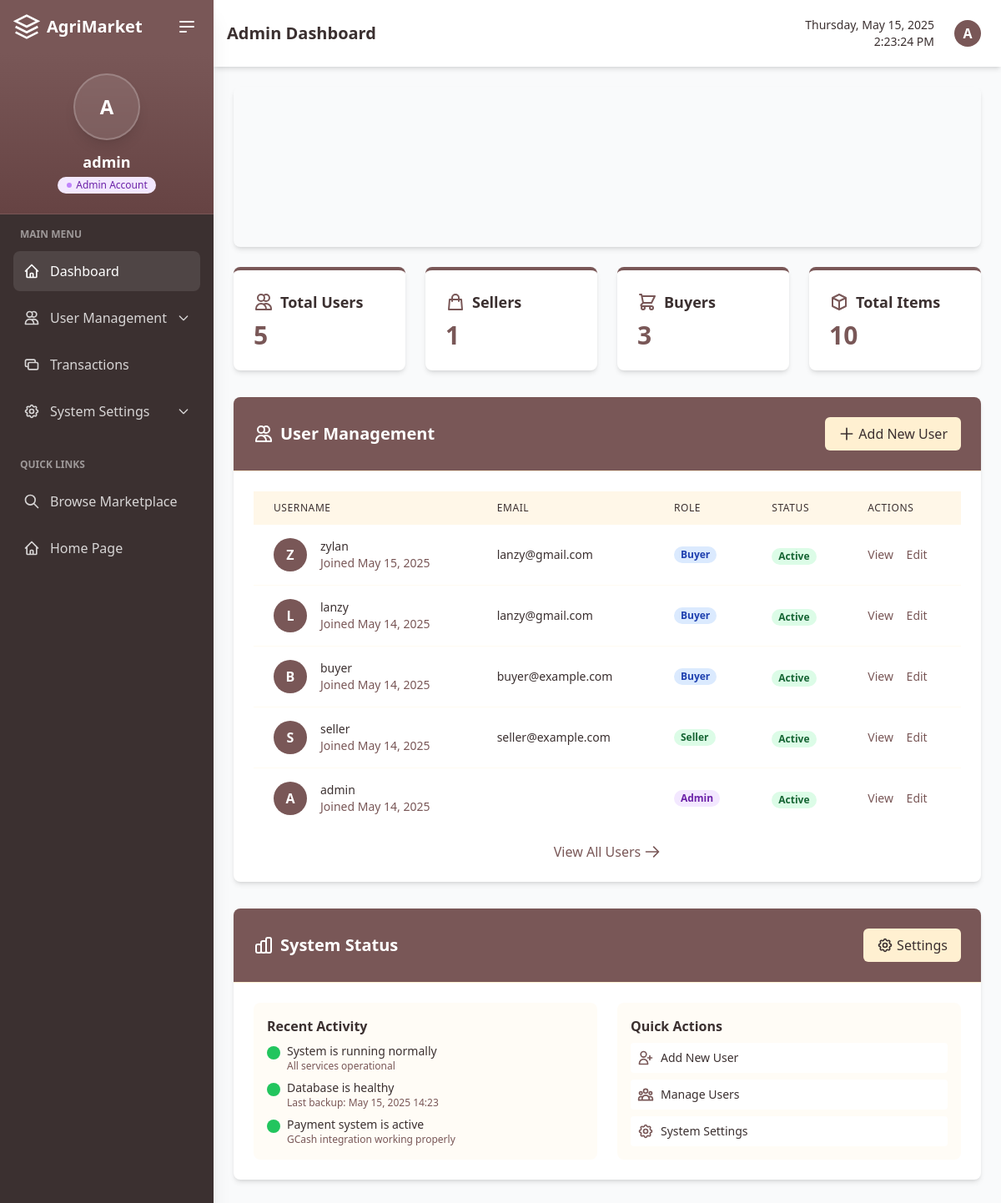
The app's page /custom-admin/dashboard/ (signed in), older data.
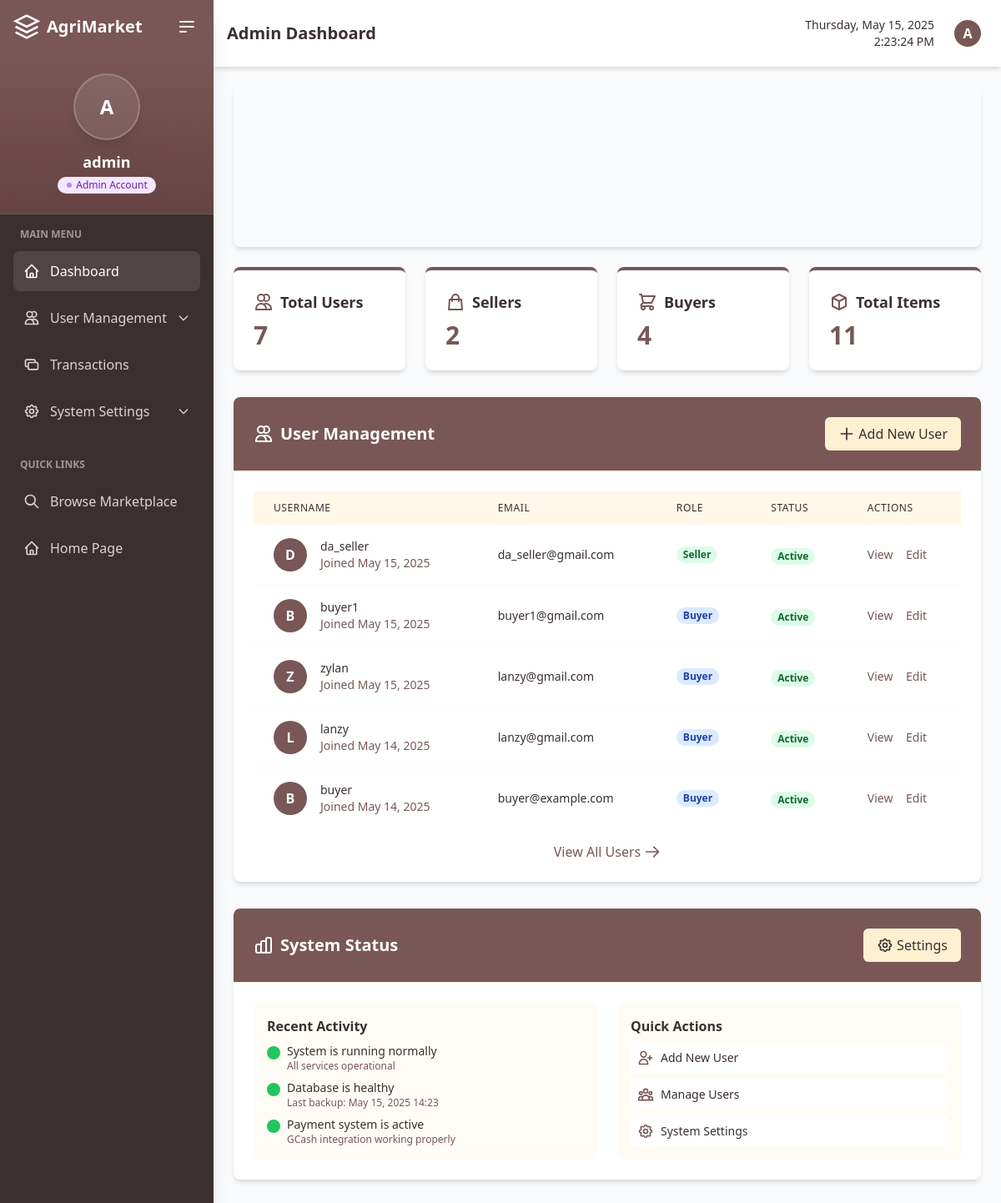
The same page, newer data.
### marketplace/models.py (models this page shows, shortened)
class User(AbstractUser):
    is_seller = models.BooleanField(default=False)
    is_buyer = models.BooleanField(default=False)
    is_approved = models.BooleanField(default=False, help_text="Indicates whether the user has been approved by an admin")
    profile_image = models.ImageField(upload_to='profile_images/', blank=True, null=True)
    phone_number = models.CharField(max_length=15, blank=True, null=True)
    address = models.CharField(max_length=255, blank=True, null=True)
    city = models.CharField(max_length=100, blank=True, null=True)
    business_name = models.CharField(max_length=100, blank=True, null=True)
    business_id = models.CharField(max_length=50, blank=True, null=True)
    terms_agreed = models.BooleanField(default=False)
    terms_agreed_date = models.DateTimeField(blank=True, null=True)

### marketplace/admin_views.py (the view)
# urls.py: path('custom-admin/dashboard/', admin_views.admin_dashboard, name='admin_dashboard'),
@login_required
@user_passes_test(is_admin)
def admin_dashboard(request):
    total_users = User.objects.count()
    total_sellers = User.objects.filter(is_seller=True).count()
    total_buyers = User.objects.filter(is_buyer=True).count()
    total_items = Item.objects.count()
    pending_approvals_count = User.objects.filter(is_active=False, is_approved=False).count()
    recent_users = User.objects.all().order_by('-date_joined')[:5]
    pending_users = User.objects.filter(is_active=False, is_approved=False).order_by('-date_joined')[:5]
    now = timezone.now()
    return render(request, 'admin/dashboard.html', {
        'total_users': total_users,
        'total_sellers': total_sellers,
        'total_buyers': total_buyers,
        'total_items': total_items,
        'recent_users': recent_users,
        'pending_approvals_count': pending_approvals_count,
        'pending_users': pending_users,
        'now': now
    })

### marketplace/admin_views.py (called while the page is built)
def is_admin(user):
    return user.is_authenticated and user.is_superuser

### marketplace/context_processors.py (called while the page is built, shortened)
def cart_processor(request):
    return {
        'active_cart': None,
        'cart': None,
        'cart_quantity': 0
    }

def notification_processor(request):
    return {
        'unread_notifications_count': 0,
        'recent_notifications': []
    }

### templates/admin/dashboard.html (shortened to what the changed rows need)
{% extends 'admin/admin_base.html' %}
{% load static %}
{% block page_title %}Admin Dashboard{% endblock %}
{% block dashboard_content %}
<div id="stats-overview" class="grid grid-cols-1 md:grid-cols-4 gap-6 mb-8"
     data-users="{{ total_users }}"
     data-sellers="{{ total_sellers }}"
     data-buyers="{{ total_buyers }}"
     data-items="{{ total_items }}">
    <div class="dashboard-card bg-white p-6 rounded-lg shadow-md border-t-4 border-agri-brown transform transition-all duration-300 hover:shadow-lg hover:-translate-y-1">
        <div class="flex items-center mb-2">
            <h2 class="text-lg font-semibold text-agri-brown-darker">Total Users</h2>
        </div>
        <p class="text-3xl font-bold text-agri-brown">{{ total_users }}</p>
    </div>
    <div class="dashboard-card bg-white p-6 rounded-lg shadow-md border-t-4 border-agri-brown transform transition-all duration-300 hover:shadow-lg hover:-translate-y-1">
        <div class="flex items-center mb-2">
            <svg xmlns="http://www.w3.org/2000/svg" class="h-6 w-6 text-agri-brown mr-2" fill="none" viewBox="0 0 24 24" stroke="currentColor">
                <path stroke-linecap="round" stroke-linejoin="round" stroke-width="2" d="M16 11V7a4 4 0 00-8 0v4M5 9h14l1 12H4L5 9z" />
            </svg>
            <h2 class="text-lg font-semibold text-agri-brown-darker">Sellers</h2>
        </div>
        <p class="text-3xl font-bold text-agri-brown">{{ total_sellers }}</p>
    </div>
    <div class="dashboard-card bg-white p-6 rounded-lg shadow-md border-t-4 border-agri-brown transform transition-all duration-300 hover:shadow-lg hover:-translate-y-1">
        <div class="flex items-center mb-2">
            <h2 class="text-lg font-semibold text-agri-brown-darker">Buyers</h2>
        </div>
        <p class="text-3xl font-bold text-agri-brown">{{ total_buyers }}</p>
    </div>
    <div class="dashboard-card bg-white p-6 rounded-lg shadow-md border-t-4 border-agri-brown transform transition-all duration-300 hover:shadow-lg hover:-translate-y-1">
        <div class="flex items-center mb-2">
            <svg xmlns="http://www.w3.org/2000/svg" class="h-6 w-6 text-agri-brown mr-2" fill="none" viewBox="0 0 24 24" stroke="currentColor">
                <path stroke-linecap="round" stroke-linejoin="round" stroke-width="2" d="M20 7l-8-4-8 4m16 0l-8 4m8-4v10l-8 4m0-10L4 7m8 4v10M4 7v10l8 4" />
            </svg>
            <h2 class="text-lg font-semibold text-agri-brown-darker">Total Items</h2>
        </div>
        <p class="text-3xl font-bold text-agri-brown">{{ total_items }}</p>
    </div>
</div>
<div class="dashboard-card bg-white rounded-lg shadow-md overflow-hidden mb-8">
    <div class="p-6 border-b border-agri-cream bg-agri-brown">
        <div class="flex justify-between items-center">
            <h2 class="text-xl font-semibold text-white flex items-center">
                <svg xmlns="http://www.w3.org/2000/svg" class="h-6 w-6 mr-2" fill="none" viewBox="0 0 24 24" stroke="currentColor">
                    <path stroke-linecap="round" stroke-linejoin="round" stroke-width="2" d="M12 4.354a4 4 0 110 5.292M15 21H3v-1a6 6 0 0112 0v1zm0 0h6v-1a6 6 0 00-9-5.197M13 7a4 4 0 11-8 0 4 4 0 018 0z" />
                </svg>
                User Management
            </h2>
        </div>
    </div>
    <div class="p-6">
        {% if recent_users %}
        <div class="overflow-x-auto">
            <table class="w-full">
                <thead class="bg-agri-cream/50">
                    <tr>
                        <th class="px-6 py-3 text-left text-xs font-medium text-agri-brown-darker uppercase tracking-wider">Username</th>
                        <th class="px-6 py-3 text-left text-xs font-medium text-agri-brown-darker uppercase tracking-wider">Email</th>
                        <th class="px-6 py-3 text-left text-xs font-medium text-agri-brown-darker uppercase tracking-wider">Role</th>
                        <th class="px-6 py-3 text-left text-xs font-medium text-agri-brown-darker uppercase tracking-wider">Status</th>
                        <th class="px-6 py-3 text-left text-xs font-medium text-agri-brown-darker uppercase tracking-wider">Actions</th>
                    </tr>
                </thead>
                <tbody class="divide-y divide-agri-cream/30">
                    {% for user in recent_users %}
                    <tr class="hover:bg-agri-cream/10">
                        <td class="px-6 py-4 whitespace-nowrap">
                            <div class="flex items-center">
                                <div class="flex-shrink-0 h-10 w-10 rounded-full bg-agri-brown flex items-center justify-center text-white font-bold">
                                    {{ user.username.0|upper }}
                                </div>
                                <div class="ml-4">
                                    <div class="text-sm font-medium text-agri-brown-darker">{{ user.username }}</div>
                                    <div class="text-sm text-agri-brown">Joined {{ user.date_joined|date:"M d, Y" }}</div>
                                </div>
                            </div>
                        </td>
                        <td class="px-6 py-4 whitespace-nowrap">
                            <div class="text-sm text-agri-brown-darker">{{ user.email }}</div>
                        </td>
                        <td class="px-6 py-4 whitespace-nowrap">
                            <div class="flex space-x-1">
                                {% if user.is_superuser %}
                                <span class="px-2 inline-flex text-xs leading-5 font-semibold rounded-full bg-purple-100 text-purple-800">
                                    Admin
                                </span>
                                {% endif %}
                                {% if user.is_seller %}
                                <span class="px-2 inline-flex text-xs leading-5 font-semibold rounded-full bg-green-100 text-green-800">
                                    Seller
                                </span>
                                {% endif %}
                                {% if user.is_buyer %}
                                <span class="px-2 inline-flex text-xs leading-5 font-semibold rounded-full bg-blue-100 text-blue-800">
                                    Buyer
                                </span>
                                {% endif %}
                            </div>
                        </td>
                        <td class="px-6 py-4 whitespace-nowrap">
                            {% if user.is_active %}
                            <span class="px-2 inline-flex text-xs leading-5 font-semibold rounded-full bg-green-100 text-green-800">
                                Active
                            </span>
                            {% else %}
                            <span class="px-2 inline-flex text-xs leading-5 font-semibold rounded-full bg-red-100 text-red-800">
                                Inactive
                            </span>
                            {% endif %}
                        </td>
                        <td class="px-6 py-4 whitespace-nowrap text-sm font-medium">
                            <a href="{% url 'user_detail' user.id %}" class="text-agri-brown hover:text-agri-brown-dark mr-3">View</a>
                            <a href="{% url 'user_edit' user.id %}" class="text-agri-brown hover:text-agri-brown-dark">Edit</a>
                        </td>
                    </tr>
                    {% endfor %}
                </tbody>
            </table>
        </div>
        {% endif %}
    </div>
</div>
<div class="dashboard-card bg-white rounded-lg shadow-md overflow-hidden mb-8">
    <div class="p-6 border-b border-agri-cream bg-agri-brown">
        <div class="flex justify-between items-center">
            <h2 class="text-xl font-semibold text-white flex items-center">
                System Status
            </h2>
        </div>
    </div>
</div>
{% endblock %}

### templates/admin/admin_base.html (shortened to what the changed rows need)
<!DOCTYPE html>
<html lang="en">
<head>
    <script src="https://cdn.tailwindcss.com"></script>
</head>
<body class="bg-agri-cream">
    <div class="flex h-screen overflow-hidden" x-data="{ sidebarOpen: true }">
    <div class="relative flex flex-col flex-shrink-0 w-64 bg-agri-brown-darker text-white transition-all duration-300 shadow-xl"
         :class="{'w-64': sidebarOpen, 'w-20': !sidebarOpen}">
        <div class="flex flex-col items-center p-6 border-b border-agri-brown/30 bg-gradient-to-b from-agri-brown to-agri-brown-dark">
            <div class="relative w-20 h-20 rounded-full bg-white/10 backdrop-blur-sm flex items-center justify-center text-white text-2xl font-bold mb-3 shadow-lg border-2 border-white/20">
                {{ user.username.0|upper }}
            </div>
            <div x-show="sidebarOpen" class="text-center">
                <h3 class="font-semibold text-white text-lg">{{ user.username }}</h3>
                <div class="flex items-center justify-center mt-1">
                    <span class="inline-flex items-center px-2.5 py-0.5 rounded-full text-xs font-medium bg-purple-100 text-purple-800">
                    </span>
                </div>
            </div>
        </div>
    </div>
    <div class="flex-1 overflow-hidden flex flex-col bg-gray-50">
        <div class="bg-white shadow-md p-4 flex justify-between items-center">
            <div class="flex items-center">
                <h1 class="text-xl font-bold text-agri-brown-darker">{% block page_title %}Admin Dashboard{% endblock %}</h1>
            </div>
            <div class="flex items-center space-x-4">
                <div x-data="{ open: false }" class="relative">
                    <button @click="open = !open" class="flex items-center space-x-2 p-2 rounded-full hover:bg-agri-cream text-agri-brown-darker hover:text-agri-brown transition-colors">
                        <div class="w-8 h-8 rounded-full bg-agri-brown flex items-center justify-center text-white font-bold">
                            {{ user.username.0|upper }}
                        </div>
                    </button>
                </div>
            </div>
        </div>
        <div class="flex-1 overflow-y-auto p-6">
            {% block dashboard_content %}{% endblock %}
        </div>
    </div>
</div>
</body>
</html>

Row changes from the older to the newer data that the page shows:
no longer on one of the page's lists (row edited): User: username.0 "A", username "admin", date_joined "May 14, 2025"
no longer on this page (row unchanged): User: username.0 "S", username "seller", date_joined "May 14, 2025", email "seller@example.com", is_seller "Seller", is_active "Active"
added User: username.0 "D", username "da_seller", date_joined "May 15, 2025", email "da_seller@gmail.com", is_seller "Seller", is_active "Active"
added User: username.0 "B", username "buyer1", date_joined "May 15, 2025", email "buyer1@gmail.com", is_buyer "Buyer", is_active "Active"
Text that changed along with them:
{{ total_users }}: "5" → "7"
{{ total_sellers }}: "1" → "2"
{{ total_buyers }}: "3" → "4"
{{ total_items }}: "10" → "11"
